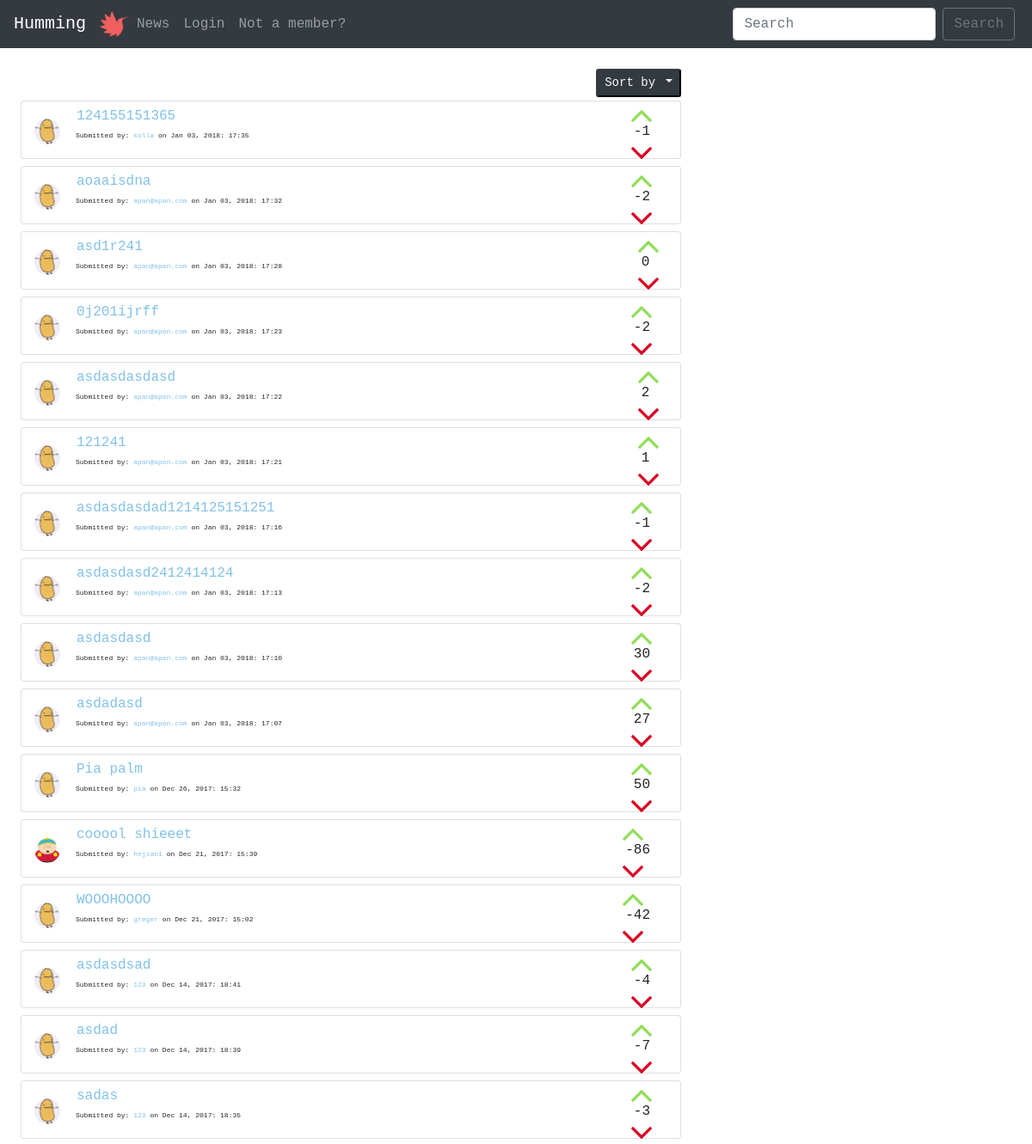
Before: / (upper part) with the older database file.
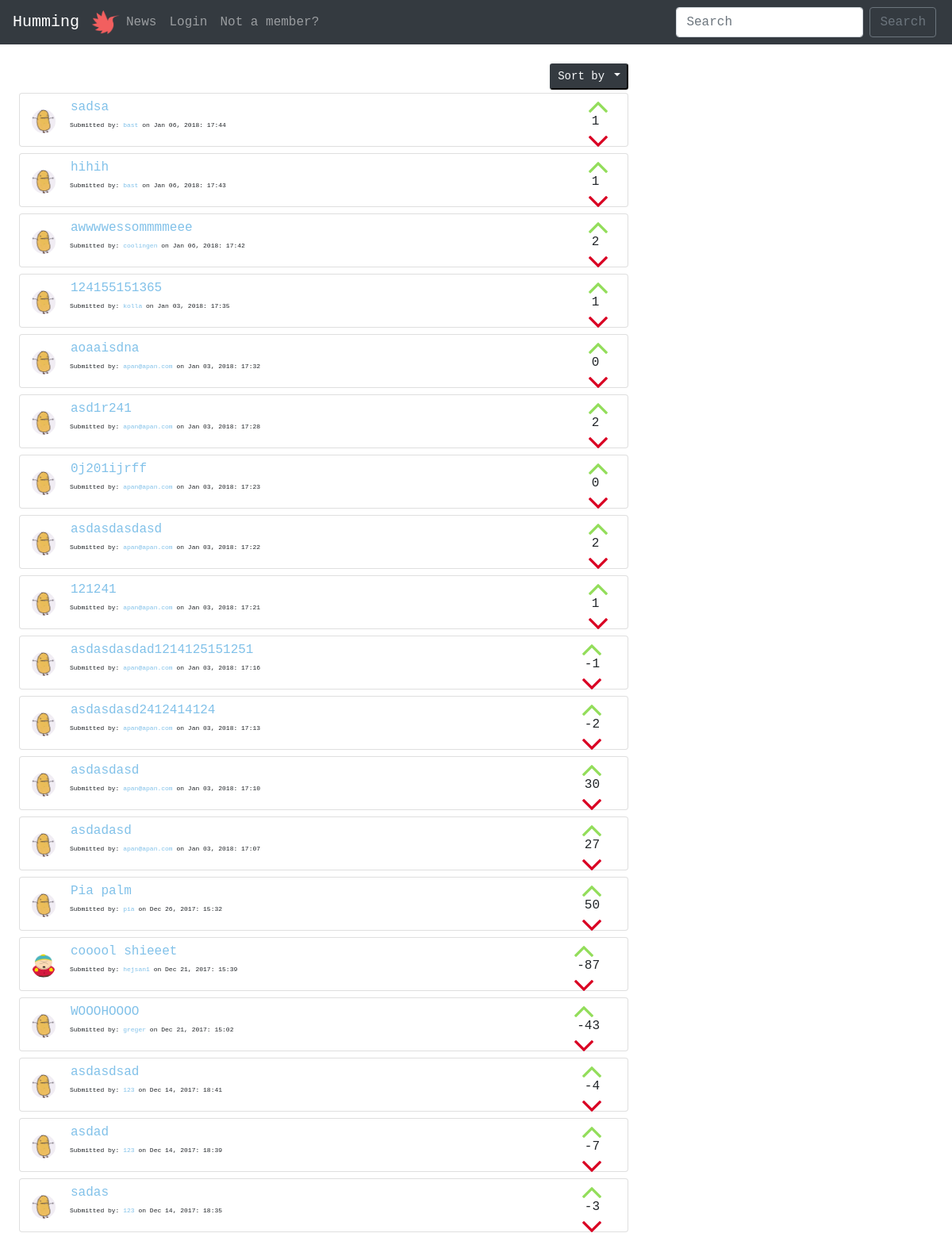
After: the same page with the newer database file.
### tables this page shows
CREATE TABLE "posts" (
	`title`	TEXT NOT NULL,
	`description`	TEXT NOT NULL,
	`url`	TEXT,
	`postID`	INTEGER NOT NULL PRIMARY KEY AUTOINCREMENT UNIQUE,
	`postdate`	INTEGER,
	`userID`	INTEGER
);

CREATE TABLE "users" (
	`userID`	INTEGER PRIMARY KEY AUTOINCREMENT,
	`username`	VARCHAR NOT NULL UNIQUE,
	`email`	VARCHAR NOT NULL UNIQUE,
	`password`	VARCHAR NOT NULL,
	`bio`	VARCHAR,
	`picture`	VARCHAR
);

### index.php (called while the page is built)
<?php require __DIR__.'/viewings/header.php'; ?>
<?php require __DIR__.'/forum.php'; ?>
<?php require __DIR__.'/viewings/footer.php'; ?>

### php/functions.php (called while the page is built, shortened)
<?php
function posts($pdo) {
  $allPosts = "SELECT *
               FROM posts
               LEFT JOIN users
               ON posts.userID=users.userID
               ORDER BY postID DESC";
  $statement = $pdo->prepare($allPosts);
  $statement->execute();
  $resultPosts = $statement->fetchAll(PDO::FETCH_ASSOC);
  return $resultPosts;
}
function voteSum($pdo, $postID) {
  $voteSum =  "SELECT sum(voteDir)
               AS score
               FROM votes
               WHERE postID= :postID";
$statement = $pdo->prepare($voteSum);
$statement->bindParam(':postID', $postID, PDO::PARAM_INT);
$statement->execute();
$resultvoteSum = $statement->fetch(PDO::FETCH_ASSOC);
return $resultvoteSum;
}

### forum.php (the view, shortened to what this page needs)
<div class="m-4">
  <div class="col-sm-8 p-0">
    <div class="dropdown float-right mb-1 dropdownSize">
      <button class="btn-sm btn-dark text-light dropdown-toggle" type="button" id="dropdownMenu2" data-toggle="dropdown" aria-haspopup="true" aria-expanded="false">
        Sort by
      </button>
    </div>
  </div>
  <?php $submits = posts($pdo) ?>
  <?php foreach($submits as $submit => $value):?>
    <div class="card col-sm-8 mt-2">
      <div class="card-body pl-0 pt-1 pb-1">
        <div class="d-flex flex-column float-right">
            <button class="cursorPointer btn btn-link p-0 upvote mb-1" type="button" name="upvotes" data-dir="1" value="<?php echo $value['postID'] ?>">
              <img class="upvotes" src="images/upvote.png" alt="">
            </button>
            <?php $voteSum = voteSum($pdo, $value['postID'])?>
            <p class="voteSums m-0 p-0 pl-1 text-center" name="voteSums"> <?php echo $voteSum['score'] ?> </p>
            <button class="cursorPointer btn btn-link p-0 m-0 downvote" type="button" name="downvotes" data-dir="-1" value="<?php echo $value['postID'] ?>">
              <img class="downvotes" src="images/downvote.png" alt="">
            </button>
        </div>
        <a href="/php/allProfiles.php?id=<?php echo $value['userID']?>">
          <img class="float-left profilePicSubs mt-3 mr-3 " src=" <?php if(isset($value['picture'])): ?>
          <?php echo "../profileImages/".$value['picture']; ?>
          <?php else: echo "../profileImages/potato.jpg"; ?>
          <?php endif; ?>" alt="">
        </a>
        <blockquote class="blockquote mb-0 ml-4 pl-4 ">
            <form action="/commentsform.php" method="GET">
              <button class="btn btn-link m-0 p-0 pb-1 " type="submit" name="id" value="<?php echo $value['postID'] ?>">
                <a class="anchor-color" href="/commentsform.php"><p class="m-0"><?php echo $value['title'];?></p></a>
              </button>
            </form>
          <p class="mb-0 smallfont">
              Submitted by: <a class="anchor-color" href="/php/allProfiles.php?id=<?php echo $value['userID']?>"><?php echo $value['username']?></a> on <?php echo $value['postdate'] ?>
          </p>
        </blockquote>
        </div>
      </div>
    <?php endforeach; ?>
    <?php if (!isset($_SESSION['users'])): ?>
      <label>Want to comment or post a submit?</label><br>
    <?php endif; ?>
  </div>

### viewings/header.php (shortened to what this page needs)
<!DOCTYPE html>
<html lang="en">
<head>
  <link rel="stylesheet" href="../style/main.css">
  <link rel="stylesheet" href="https://maxcdn.bootstrapcdn.com/bootstrap/4.0.0-beta.2/css/bootstrap.min.css">
</head>
<body>
  <?php require __DIR__.'/navigation.php'; ?>

### viewings/navigation.php (shortened to what this page needs)
<nav class="navbar navbar-expand-lg navbar-dark bg-dark">
  <a class="navbar-brand" href="/index.php">Humming</a>
  <img src="../images/hummingLogo.png" width="35" height="30" class="d-inline-block align-top" alt="">
<div class="collapse navbar-collapse" id="navbarSupportedContent">
  <ul class="navbar-nav ml-auto w-100 justify-content-start">
      <li class="nav-item">
        <a class="nav-link" href="/news.php">News<span class="sr-only">(current)</span></a>
      </li>
      <?php if (!isset($_SESSION['users'])):?>
        <li class="nav-item">
          <a href="../loginform.php" class="nav-link">Login</a>
        </li>
      <?php endif; ?>
    <?php if (!isset($_SESSION['users'])):?>
      <li class="nav-item pull-right">
        <a class="nav-link" href="/registerform.php">Not a member?</a>
      </li>
    <?php endif; ?>
  </ul>
  <ul class="nav navbar-nav ml-auto w-100 mr-1 justify-content-end">
    <form class="form-inline my-2 my-lg-0">
      <input class="form-control mr-sm-2" type="search" placeholder="Search" aria-label="Search">
      <button class="btn btn-outline-secondary my-2 my-sm-0" type="submit">Search</button>
    </form>
  </ul>
</div>
</nav>

### viewings/footer.php (shortened to what this page needs)
</body>
</html>

### style/main.css (style rules this page uses)
* { font-family: monospace; }
.smallfont { font-size: 8px; }
.profilePicSubs { border-radius: 100px; height: 30px; width: 30px; }
.upvote { height: 15px; width: 15px; }
.downvote { height: 15px; width: 15px; }
.cursorPointer { cursor: pointer; }
ul { list-style-type: none; }
.anchor-color { color: #81c1e9; }

Changed rows visible on the page:
added posts: $value['postID'] 41 (drawn), score "1", title "sadsa", userID.username "bast", postdate "Jan 06, 2018: 17:44"
added posts: $value['postID'] 40 (drawn), score "1", title "hihih", userID.username "bast", postdate "Jan 06, 2018: 17:43"
added posts: $value['postID'] 39 (drawn), score "2", title "awwwwessommmmeee", userID.username "coolingen", postdate "Jan 06, 2018: 17:42"
computed for posts "Jan 03, 2018: 17:35": score "-1" → "1"
computed for posts "aoaaisdna": score "-2" → "0"
computed for posts "asd1r241": score "0" → "2"
computed for posts "0j201ijrff": score "-2" → "0"
computed for posts "cooool shieeet": score "-86" → "-87"
computed for posts "WOOOHOOOO": score "-42" → "-43"
